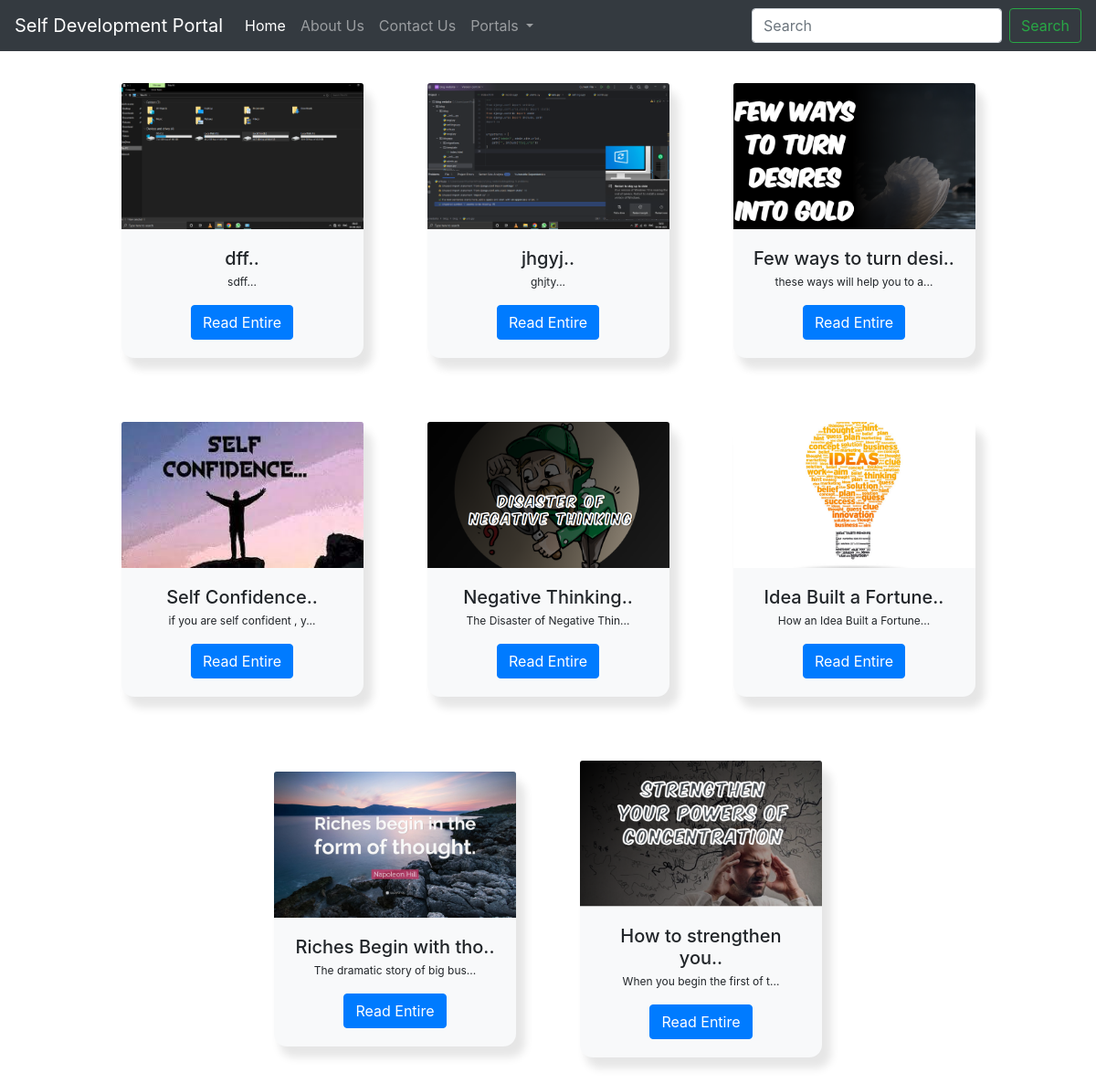
The page / on the database its author committed.
### blogapp/models.py (models this page shows, shortened)
class Card(models.Model):
    image = models.ImageField(upload_to='card_images')
    title = models.CharField(max_length=100)
    description = models.TextField()
    link = models.CharField(max_length=50, default='')  # Set your desired default value

### blogapp/views.py (the view)
# urls.py: path('', views.index,name="Home"),
def index(request):
    card = Card.objects.all()
    return render(request, 'index.html', {'card': card})

### blogapp/template/index.html (shortened to what this page needs)
{% extends 'basic.html' %}
{% block body %}
<div class="cards">
  {% for i in card %}
  <div class="card">
    <img class="card-img-top" src="{{ i.image.url }}" alt="Card image cap">
    <div class="card-body">
      <h5 class="card-title">{{ i.title|slice:"0:21" }}..</h5>
      <p class="card-text">{{ i.description|slice:"0:29" }}...</p>
      <a href="{{ i.link }}" class="btn btn-primary">Read Entire</a>
    </div>
  </div>
  {% endfor %}
</div>
{% endblock %}

### blogapp/template/basic.html (shortened to what this page needs)
<!doctype html>
<html lang="en">
  <head>
    {% load static %}
    <link rel="stylesheet" href="https://stackpath.bootstrapcdn.com/bootstrap/4.2.1/css/bootstrap.min.css">
  </head>
  <body>
    <nav class="navbar navbar-expand-lg navbar-dark bg-dark">
  <a class="navbar-brand" href="/">Self Development Portal</a>
  <div class="collapse navbar-collapse" id="navbarSupportedContent">
    <ul class="navbar-nav mr-auto">
      <li class="nav-item active">
        <a class="nav-link" href="/">Home <span class="sr-only">(current)</span></a>
      </li>
      <li class="nav-item">
        <a class="nav-link" href="about.html">About Us</a>
      </li>
      <li class="nav-item">
        <a class="nav-link" href="contact.html">Contact Us</a>
      </li>
      <li class="nav-item dropdown">
        <a class="nav-link dropdown-toggle" href="#" id="navbarDropdown" role="button" data-toggle="dropdown" aria-haspopup="true" aria-expanded="false">
          Portals
        </a>
      </li>
    </ul>
    <form class="form-inline my-2 my-lg-0">
      <input class="form-control mr-sm-2" type="search" placeholder="Search" aria-label="Search">
      <button class="btn btn-outline-success my-2 my-sm-0" type="submit">Search</button>
    </form>
  </div>
</nav>
  {% block body %} {% endblock %}
  </body>
</html>

### blogapp/template/index.html (style rules this page uses)
* { margin: 0; padding: 0; box-sizing: border-box; }
body { width: 100%; height: 100%; background-image: url(https://images.pexels.com/photos/831079/pexels-photo-831079.jpeg?cs=srgb&dl=pexels-rudolf-kirchner-831079.jpg&fm=jpg); background-position: center; background-size: cover; background-repeat: no-repeat; }
.card-img-top { object-fit: cover; height: 10rem; }
.cards { display: flex; flex-wrap: wrap; justify-content: center; align-items: center; }
.card { border: none; text-align: center; border-radius: 14px; width: 265px; margin: 35px; box-shadow: 8px 10px 10px 2px rgba(0, 0, 0, 0.1); background-color: #f8f9fa; }
.card-title { margin-bottom: 5px; font-size: 20px; }
.card-text { font-size: 12px; }

### rows shown on the page
Card: image (picture), title "dff", description "sdff"
Card: image (picture), title "jhgyj", description "ghjty"
Card: image (picture), title "Few ways to turn desi", description "these ways will help you to a"
Card: image (picture), title "Self Confidence", description "if you are self confident , y"
Card: image (picture), title "Negative Thinking", description "The Disaster of Negative Thin"
Card: image (picture), title "Idea Built a Fortune", description "How an Idea Built a Fortune"
Card: image (picture), title "Riches Begin with tho", description "The dramatic story of big bus"
Card: image (picture), title "How to strengthen you", description "When you begin the first of t"
